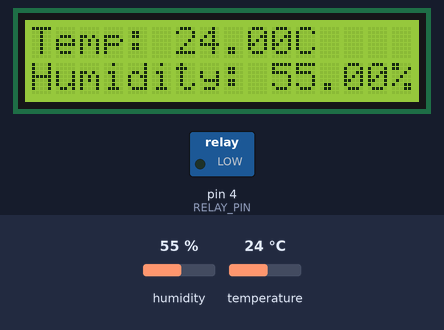
Recording of a sketch running on a simulated Arduino Uno, built with avr-gcc and run on an emulated ATmega328P. Shown: 16×2 character LCD, switched loads named in the sketch (green lamp = pin HIGH). The inputs (shaded band) are chosen by the test bench; at power-on: temperature 24 °C, humidity 55 %. What the sketch prints to the serial monitor is not drawn.

Above: at 3.2 s.
3.3 s: temperature set to 29.6 °C
At 5.0 s:
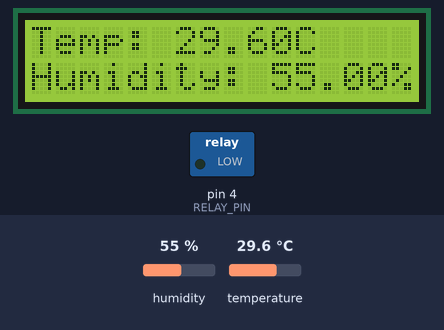
6.0 s: temperature set to 30.7 °C
At 6.7 s:
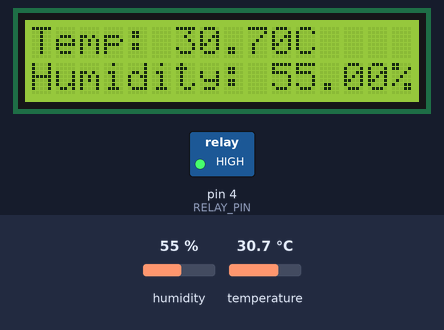
8.7 s: humidity set to 22 %
At 11.3 s:
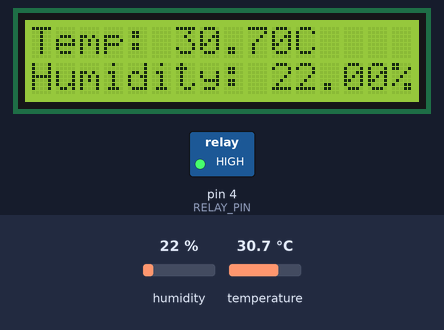
11.8 s: humidity set to 40 %
At 13.0 s:
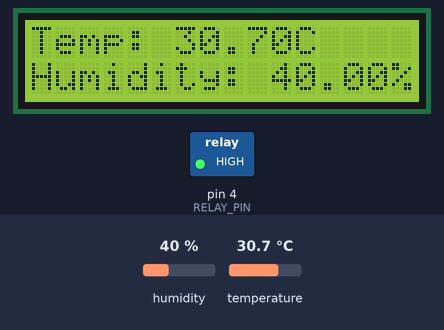
Timing chart, 0 to 14.8 s (numbered marks = the images above; inputs shaded):
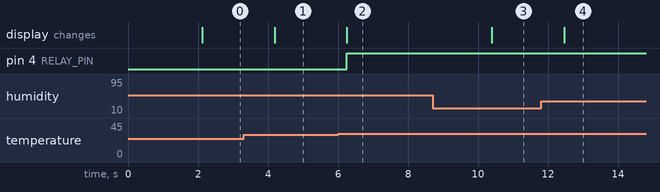

Measured:
- the behaviour switches between 30 and 30.1 °C on temperature (found by bisection; images 1 and 2)
- after the input at 3.3 s, the display: changes after 0.89 s (image 1)
- after the input at 6.0 s, pin 4 (RELAY_PIN): LOW → HIGH after 0.26 s; the display: changes after 0.26 s (image 2)
- after the input at 8.7 s, the display: changes after 1.7 s (image 3)
- after the input at 11.8 s, the display: changes after 0.67 s (image 4)

The sketch:

lcd_dht22_relay.ino
```cpp
// Original sketch from the project report: DHT22 + I2C LCD + relay (simulated)
// (kept as written in the report for reference)
#include <Wire.h>
#include <LiquidCrystal_I2C.h>
#include <DHT.h>

#define DHTPIN 3        // DHT22 data pin connected to D3
#define DHTTYPE DHT22   // Using DHT22 sensor
#define RELAY_PIN 4     // Relay control pin
DHT dht(DHTPIN, DHTTYPE);
LiquidCrystal_I2C lcd(0x27, 16, 2);  // Adjust address if needed (0x3F or 0x27)

void setup() {
  Serial.begin(9600);
  dht.begin();
  lcd.init();
  lcd.backlight();

  pinMode(RELAY_PIN, OUTPUT);
  digitalWrite(RELAY_PIN, LOW);  // Start with relay OFF

  lcd.setCursor(0, 0);
  lcd.print("DHT22 & Relay");
  delay(2000);
  lcd.clear();
}

void loop() {
  float temperature = dht.readTemperature();  // Read temperature in Celsius
  float humidity = dht.readHumidity();        // Read humidity

  if (isnan(temperature) || isnan(humidity)) {
    Serial.println("Failed to read from DHT sensor!");
    lcd.setCursor(0, 0);
    lcd.print("Sensor Error!");
    return;
  }

  // Print to Serial Monitor
  Serial.print("Temp: ");
  Serial.print(temperature);
  Serial.print("°C  Humidity: ");
  Serial.print(humidity);
  Serial.println("%");

  // Display on LCD
  lcd.clear();
  lcd.setCursor(0, 0);
  lcd.print("Temp: ");
  lcd.print(temperature);
  lcd.print("C");

  lcd.setCursor(0, 1);
  lcd.print("Humidity: ");
  lcd.print(humidity);
  lcd.print("%");

  // Relay Control - Turn ON if temp > 30°C, OFF otherwise
  if (temperature > 30) {
    digitalWrite(RELAY_PIN, HIGH);
    Serial.println("Relay ON");
  } else {
    digitalWrite(RELAY_PIN, LOW);
    Serial.println("Relay OFF");
  }

  delay(1000);  // Update every 1 seconds
}
```
